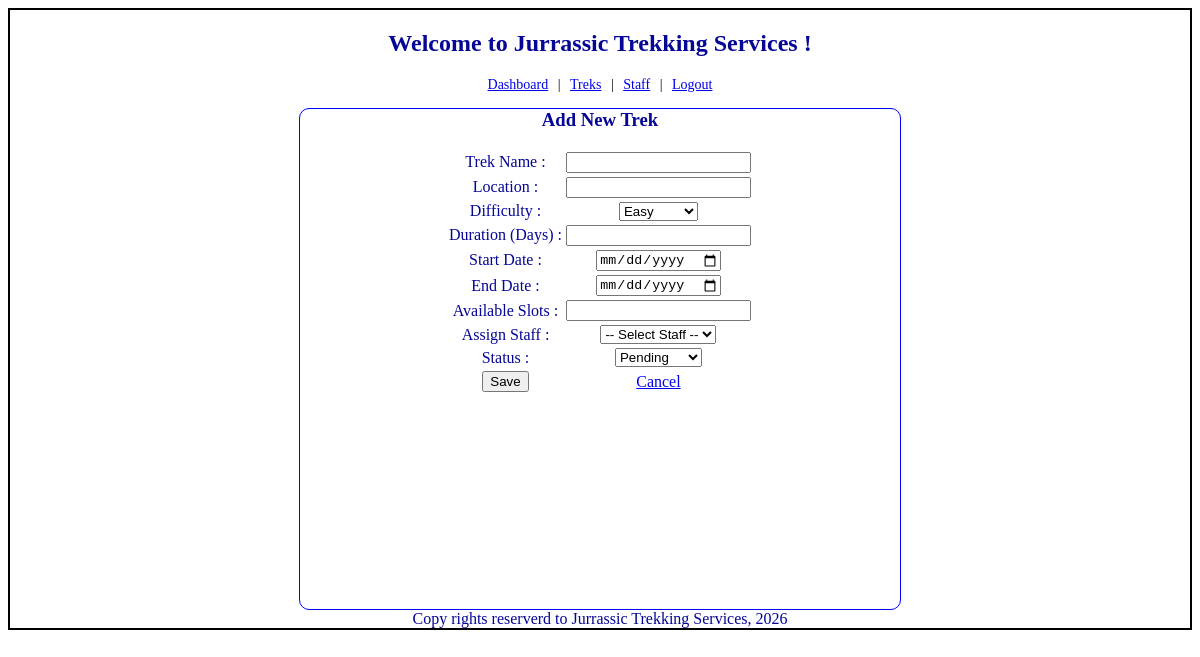
/admin/trek_form?trek_id=1 (signed in), run on an earlier commit of the app's database.
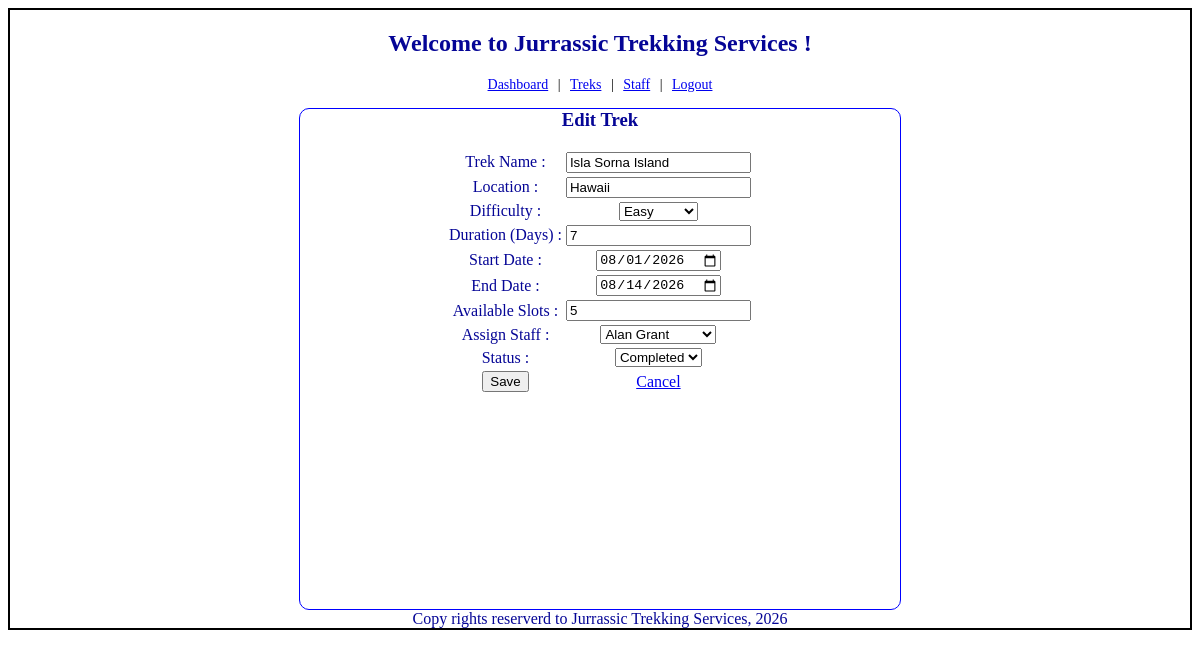
And on a later commit of the database.
### models.py (models this page shows)
class trek(db.Model):
    trek_id = db.Column(db.Integer, primary_key=True)
    trek_name = db.Column(db.String, nullable=False)
    location = db.Column(db.String, nullable=False)
    difficulty = db.Column(db.String, nullable=False)
    duration_days = db.Column(db.Integer, nullable=False)
    start_date = db.Column(db.Date, nullable=False)
    end_date = db.Column(db.Date, nullable=False)
    available_slots = db.Column(db.Integer, nullable=False)
    assigned_staff_id = db.Column(db.Integer, db.ForeignKey('staff_profile.staff_id'))
    status = db.Column(db.String, nullable=False, default="Pending")
    created_at = db.Column(db.DateTime, nullable=False, default=datetime.utcnow)
    bookings = db.relationship('booking', backref='trek', lazy=True)

### controller.py (the view, shortened to what this page needs)
@app.route("/admin/trek_form", methods=["GET","POST"])
def trek_form():
  if session.get('role') != 'Admin':
    return redirect(url_for('signin'))
  trek_id = request.args.get('trek_id')
  edit_trek = trek.query.get(trek_id) if trek_id else None
  staff_list = staff_profile.query.filter_by(approval_status="Approved").all()
  return render_template("trek_form.html", edit_trek=edit_trek, staff_list=staff_list)

### templates/trek_form.html (shortened to what this page needs)
{% extends "base.html" %}
{% block content %}
    <div class="navlinks">
        <a href="/admin/">Dashboard</a> |
        <a href="/admin/treks">Treks</a> |
        <a href="/admin/staff">Staff</a> |
        <a href="/logout">Logout</a>
    </div>
    <div class="input-form">
        <form method="POST" action="/admin/trek_form{{ '?trek_id=' ~ edit_trek.trek_id if edit_trek else '' }}">
        <h3 class="center">{{ 'Edit Trek' if edit_trek else 'Add New Trek' }}</h3><br>
        <table class="center">
        <tr>
            <td><label>Trek Name :</label></td>
            <td><input type="text" name="trek_name" value="{{edit_trek.trek_name if edit_trek else ''}}"></td>
        </tr>
        <tr>
            <td><label>Location :</label></td>
            <td><input type="text" name="location" value="{{edit_trek.location if edit_trek else ''}}"></td>
        </tr>
        <tr>
            <td><label>Difficulty :</label></td>
            <td>
                <select name="difficulty">
                    <option value="Easy" {{'selected' if edit_trek and edit_trek.difficulty=='Easy'}}>Easy</option>
                </select>
            </td>
        </tr>
        <tr>
            <td><label>Duration (Days) :</label></td>
            <td><input type="text" name="duration_days" value="{{edit_trek.duration_days if edit_trek else ''}}"></td>
        </tr>
        <tr>
            <td><label>Start Date :</label></td>
            <td><input type="date" name="start_date" value="{{edit_trek.start_date if edit_trek else ''}}"></td>
        </tr>
        <tr>
            <td><label>End Date :</label></td>
            <td><input type="date" name="end_date" value="{{edit_trek.end_date if edit_trek else ''}}"></td>
        </tr>
        <tr>
            <td><label>Available Slots :</label></td>
            <td><input type="text" name="available_slots" value="{{edit_trek.available_slots if edit_trek else ''}}"></td>
        </tr>
        <tr>
            <td><label>Assign Staff :</label></td>
            <td>
                <select name="assigned_staff_id">
                    <option value="">-- Select Staff --</option>
                    {% for s in staff_list %}
                    <option value="{{s.staff_id}}" {{'selected' if edit_trek and edit_trek.assigned_staff_id==s.staff_id}}>{{s.user.full_name}}</option>
                    {% endfor %}
                </select>
            </td>
        </tr>
        <tr>
            <td><label>Status :</label></td>
            <td>
                <select name="status">
                    {% for st in ['Pending','Approved','Open','Closed','Completed'] %}
                    <option value="{{st}}" {{'selected' if edit_trek and edit_trek.status==st}}>{{st}}</option>
                    {% endfor %}
                </select>
            </td>
        </tr>
        <tr>
            <td><input type="submit" value="Save"></td>
            <td><a href="/admin/treks">Cancel</a></td>
        </tr>
        </table>
        </form>
    </div>
{% endblock %}

What changed in the data, as far as the page shows it:
added trek: trek_name "Isla Sorna Island", location "Hawaii", duration_days "7", start_date "08/01/2026", end_date "08/14/2026", available_slots "5"
Also different on the page:
{{ 'Edit Trek' if edit_trek else 'Add New Trek' }}: "Add New Trek" → "Edit Trek"
form field assigned_staff_id: "-- Select Staff --" → "Alan Grant"
form field status: "Pending" → "Completed"
